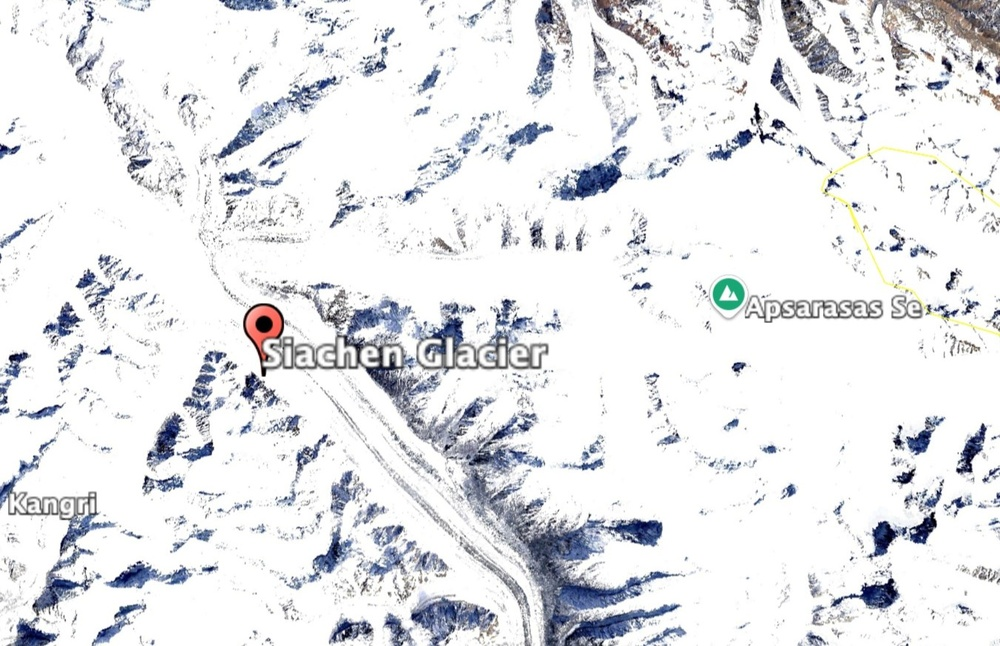
#> input picture Old dataa/New Code Samples/Siachen_Glacier_2020.jpg, 1000 x 646 px, shrunk from 1352 x 874 before the run, found by its file name
$ python 'Ostu'"'"'s_Glacier.py'
#> lines starting #> are read from the running program, lines starting #| are printed output that depends on the picture; after the words box and inside, x2 and y2 are one past the last pixel; in counts of white or black regions, pixels touching at a corner belong together
import cv2

image = cv2.imread("D:\\GLOF\\New Code Samples\\Siachen_Glacier_2020.jpg", cv2.IMREAD_GRAYSCALE)
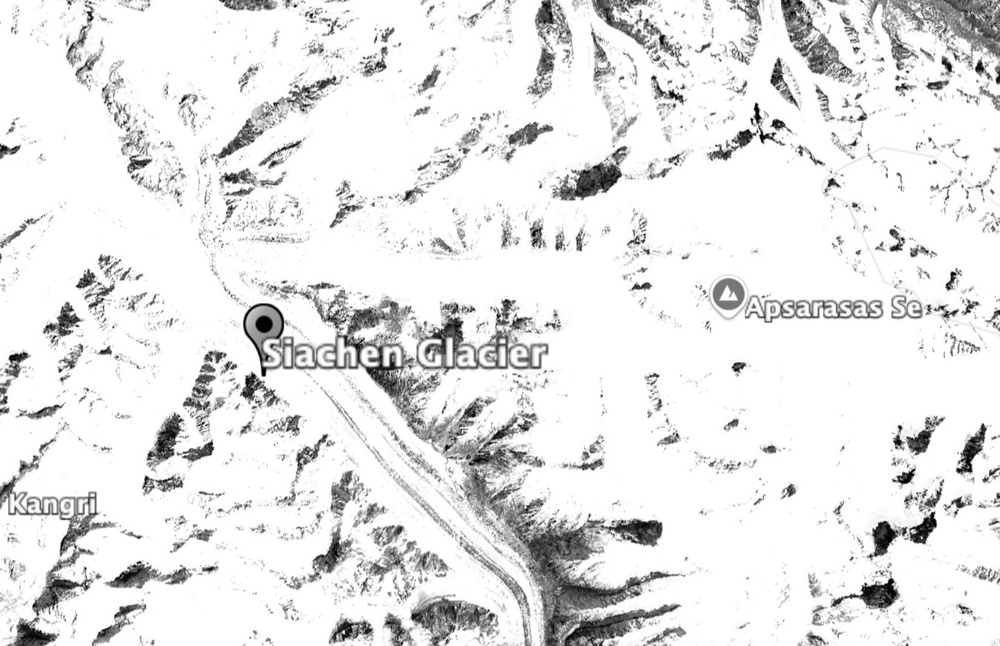
#> image: shape (646, 1000); min 0, max 255, mean 230.2

# Apply Otsu’s thresholding
_, binary_mask = cv2.threshold(image, 0, 255, cv2.THRESH_BINARY + cv2.THRESH_OTSU)
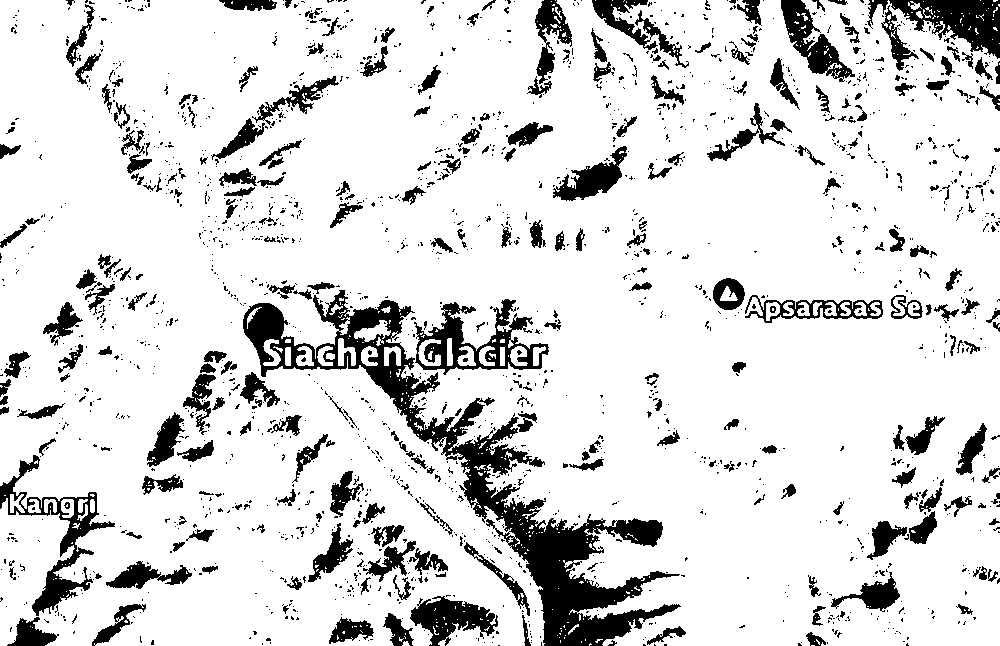
#> binary_mask: shape (646, 1000); 85.8% white; 1923 black regions (1629 under 20 px), largest, box (x1, y1, x2, y2) and area: (243, 290, 681, 646) 23062, (414, 299, 549, 375) 3593, (0, 455, 115, 616) 3414

cv2.imshow("Otsu’s Thresholding 2020", binary_mask)
cv2.waitKey(0)
cv2.destroyAllWindows()

$ run again, with Old dataa/New Code Samples/Siachen_Glacier_2019.jpg copied over Old dataa/New Code Samples/Siachen_Glacier_2020.jpg
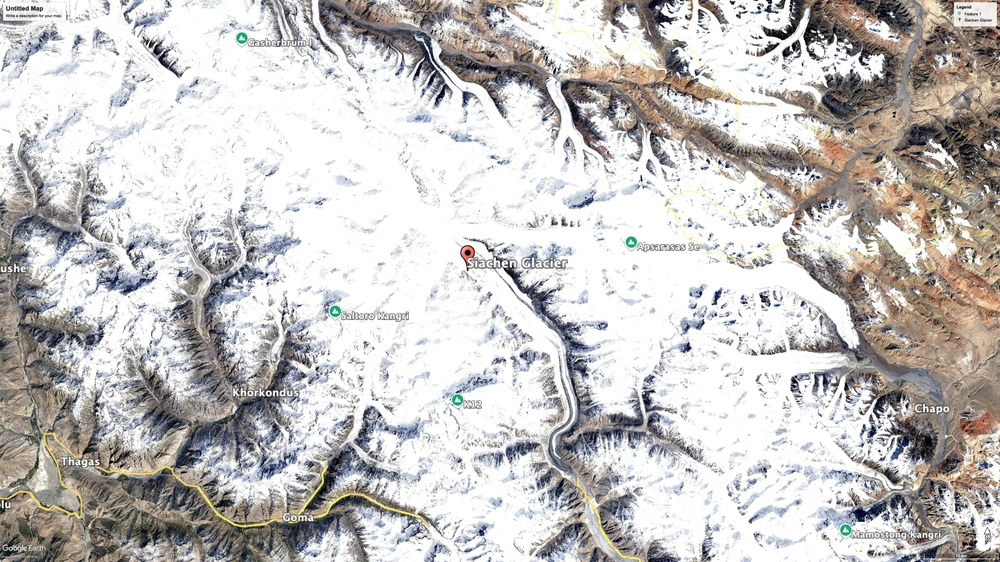
#> input picture Old dataa/New Code Samples/Siachen_Glacier_2019.jpg, 1000 x 562 px, shrunk from 3840 x 2160 before the run, found by its file name
#> `image = cv2.imread("D:\\GLOF\\New Code Samples\\Siachen_Glacier_2020.j..`:
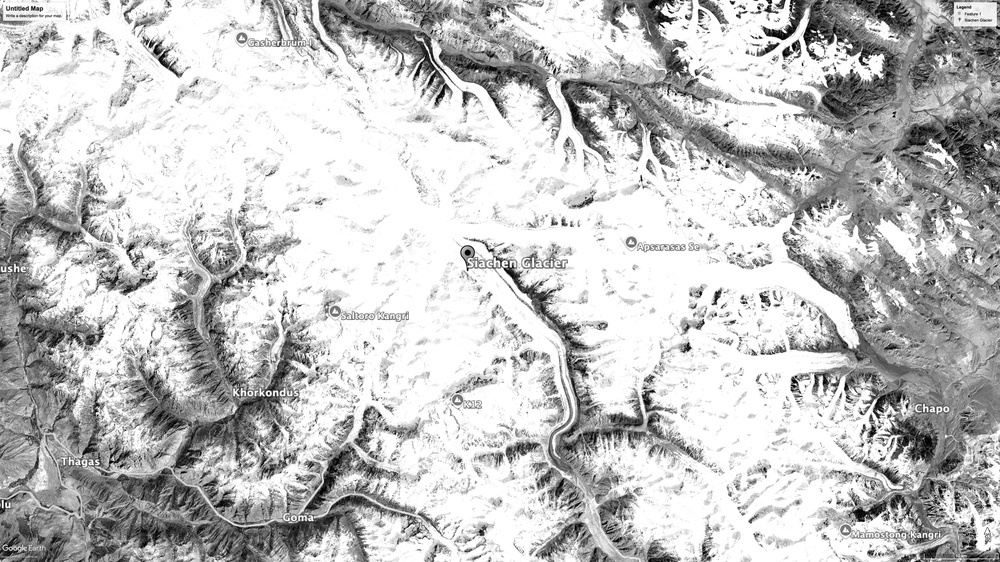
#> image: shape (562, 1000); min 0, max 255, mean 195
#> `_, binary_mask = cv2.threshold(image, 0, 255, cv2.THRESH_BINARY + cv2...`:
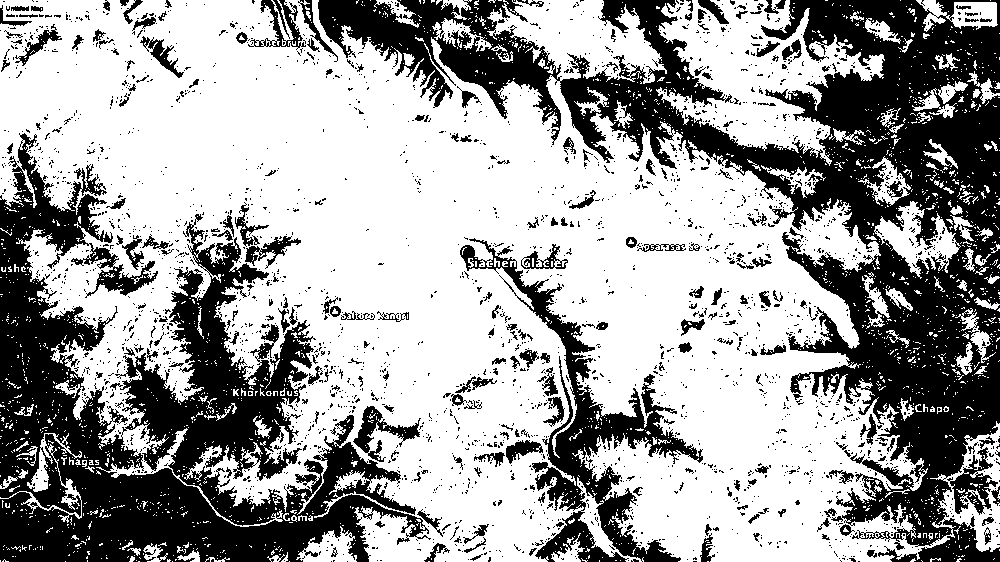
#> binary_mask: shape (562, 1000); 63% white; 2577 black regions (2348 under 20 px), largest, box (x1, y1, x2, y2) and area: (318, 0, 1000, 562) 96282, (0, 133, 431, 562) 71553, (460, 238, 703, 562) 13933
